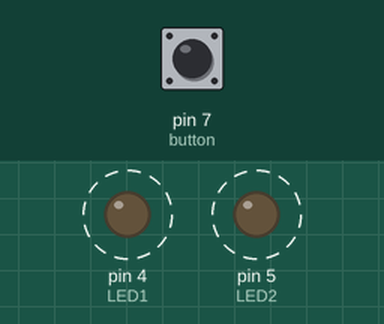
Recording of a sketch running on a simulated Arduino Uno, built with avr-gcc and run on an emulated ATmega328P. Parts: output pins drawn as LEDs (lit = HIGH). Dashed ring = blinking. The test bench sets the inputs (shaded band); at power-on: pin 7 (button) HIGH.

Above: at 2.8 s.
2.9 s: pin 7 (button) pulled LOW for 3.2 s
At 3.05 s:
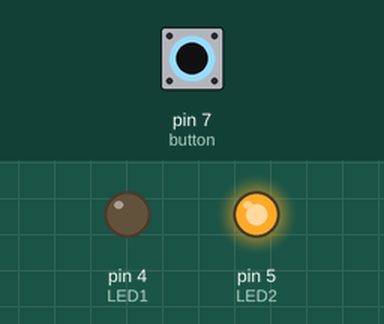
At 6.6 s:
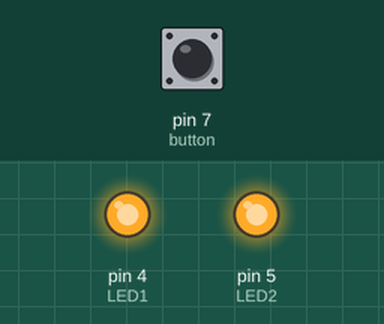
Timing chart, 0 to 13.6 s (numbered marks = the images above; inputs shaded):
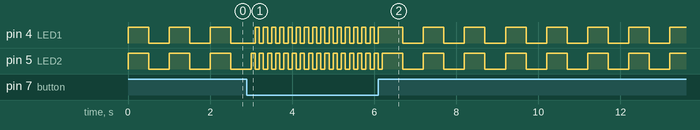

The sketch:

Manalo_Sketch_PushdownSwitchesLab.ino
```cpp
int button = 7;
int LED1 = 4;
int LED2 = 5;
int buttonState = 0;

void setup()
{
  pinMode(LED1, OUTPUT);
  pinMode(LED2, OUTPUT);
  pinMode(button, INPUT_PULLUP);
}

void loop()
{
  buttonState = digitalRead(button);

  if (buttonState == LOW){
    digitalWrite(LED1, LOW);
    digitalWrite(LED2, HIGH);
    delay(100);
    digitalWrite(LED1, HIGH);
    digitalWrite(LED2, LOW);
    delay(100);
  }
  else {
    digitalWrite(LED1, HIGH);
    digitalWrite(LED2, HIGH);
    delay(500);
    digitalWrite(LED1, LOW);
    digitalWrite(LED2, LOW);
    delay(500);
  }
}
```
